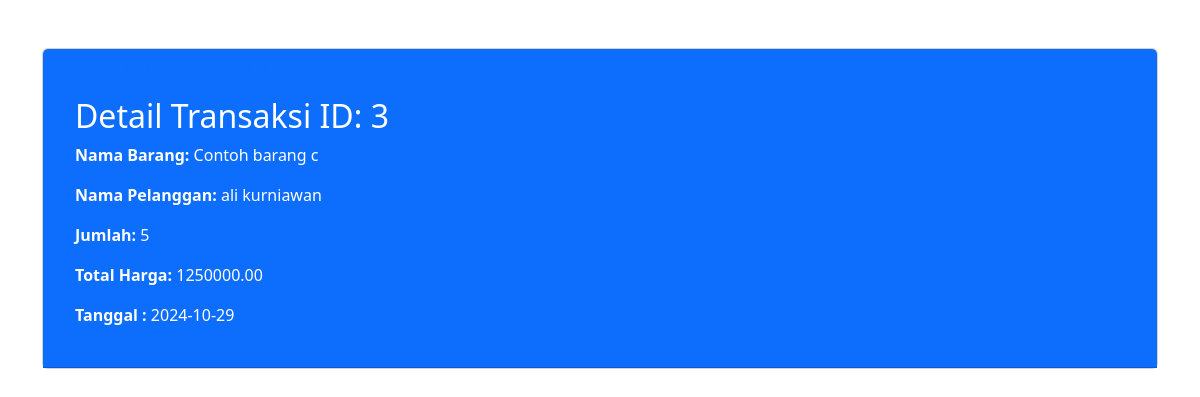
/index.php?controller=transaksi&action=detail&id=3, run on the app's committed database.
### tables this page shows
CREATE TABLE `transaksi` (
  `id_transaksi` int(11) NOT NULL,
  `kode_barang` varchar(50) NOT NULL,
  `id_pelanggan` varchar(50) NOT NULL,
  `jumlah` int(11) NOT NULL,
  `total_harga` decimal(10,2) NOT NULL,
  `tanggal` date NOT NULL
);

CREATE TABLE `barang` (
  `kode_barang` varchar(50) NOT NULL,
  `nama_barang` varchar(50) NOT NULL,
  `harga` decimal(10,0) NOT NULL,
  `stok` int(11) NOT NULL
);

CREATE TABLE `pelanggan` (
  `id_pelanggan` varchar(50) NOT NULL,
  `nama_pelanggan` varchar(50) NOT NULL,
  `alamat` varchar(50) NOT NULL
);

### App/controllers/TransaksiController.php (called while the page is built, shortened)
<?php
require_once __DIR__ . '/../models/Transaksi.php';
class TransaksiController
{
    private $transaksiModel;
    public function __construct($db)
    {
        $this->transaksiModel = new Transaksi($db);
    }
    public function detail($id)
    {
        $transaksiDetail = $this->transaksiModel->getDetailTransaksi($id);
        require_once __DIR__ . '/../views/transaksi/detail.php';
    }
}

### App/models/transaksi.php (called while the page is built, shortened)
<?php
class Transaksi
{
    private $db;
    public function __construct($database)
    {
        $this->db = $database;
    }
    public function getDetailTransaksi($id)
    {
        $query = "SELECT t.id_transaksi, p.nama_barang, pel.nama_pelanggan, t.jumlah, t.total_harga, t.tanggal
              FROM transaksi t
              JOIN barang p ON t.kode_barang = p.kode_barang
              JOIN pelanggan pel ON t.id_pelanggan = pel.id_pelanggan
              WHERE t.id_transaksi = :id";
        $stmt = $this->db->prepare($query);
        $stmt->bindParam(':id', $id);
        $stmt->execute();
        return $stmt->fetch(PDO::FETCH_ASSOC);
    }
}

### App/Views/Transaksi/detail.php (the view, shortened to what this page needs)
<!DOCTYPE html>
<html lang="id">
<head>
    <link href="https://cdn.jsdelivr.net/npm/bootstrap@5.3.3/dist/css/bootstrap.min.css" rel="stylesheet">
</head>
<body>
    <div class="container mt-5">
        <div class="card">
        <div class="card-header bg-primary text-white">
    <nav>
        <a href="index.php?controller=transaksi&action=index">Kembali ke Daftar Transaksi</a>
    </nav>
    <div class="card-body">
        <h2>Detail Transaksi ID: <?= htmlspecialchars($transaksiDetail['id_transaksi']) ?></h2>
        <p><strong>Nama Barang:</strong> <?= htmlspecialchars($transaksiDetail['nama_barang']) ?></p>
        <p><strong>Nama Pelanggan:</strong> <?= htmlspecialchars($transaksiDetail['nama_pelanggan']) ?></p>
        <p><strong>Jumlah:</strong> <?= htmlspecialchars($transaksiDetail['jumlah']) ?></p>
        <p><strong>Total Harga:</strong> <?= htmlspecialchars($transaksiDetail['total_harga']) ?></p>
        <p><strong>Tanggal :</strong> <?= htmlspecialchars($transaksiDetail['tanggal']) ?></p>
    </div>
    </div>
</div>
</body>
</html>

### data on the page
transaksi: id_transaksi "3", kode_barang.nama_barang "Contoh barang c", id_pelanggan.nama_pelanggan "ali kurniawan", jumlah "5", total_harga "1250000.00", tanggal "2024-10-29"
